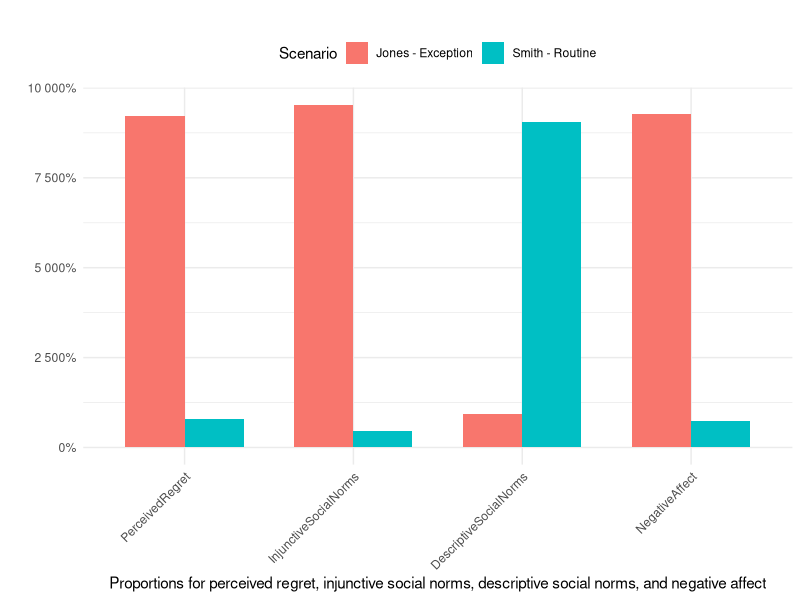

Generate this figure with R:
#### Preamble ####
# Purpose: Figure 1 replication
# Author: Xutao Chen
# Date: 12 February 2024
# Contact: xutao.chen@mail.utoronto.ca

## Data Sources:

# Kutscher, L., & Feldman, G. (2019). The impact of past behaviour normality on regret: 
# replication and extension of three experiments of the exceptionality effect. Cognition and Emotion, 33(5), 901–914.  
#https://doi.org/10.1080/02699931.2018.1504747
# Data can be found on page 7.

#install.packages("reshape2")

library(ggplot2)

data <- data.frame(
  Scenario = c("Smith - Routine", "Jones - Exception"),
  PerceivedRegret = c(7.9, 92.1),
  InjunctiveSocialNorms = c(4.7, 95.3),
  DescriptiveSocialNorms = c(90.6, 9.4),
  NegativeAffect = c(7.3, 92.7)
)


data_long <- reshape2::melt(data, id.vars = 'Scenario')


p <- ggplot(data_long, aes(x = variable, y = value, fill = Scenario)) +
  geom_bar(stat = 'identity', position = position_dodge(width = 0.7), width = 0.7) +
  scale_y_continuous(labels = scales::percent) +
  labs(x = 'Proportions for perceived regret, injunctive social norms, descriptive social norms, and negative affect',
       y = '',
       title = '',
       fill = 'Scenario') +
  theme_minimal() +
  theme(axis.text.x = element_text(angle = 45, hjust = 1),
        legend.position = 'top')

print(p)

